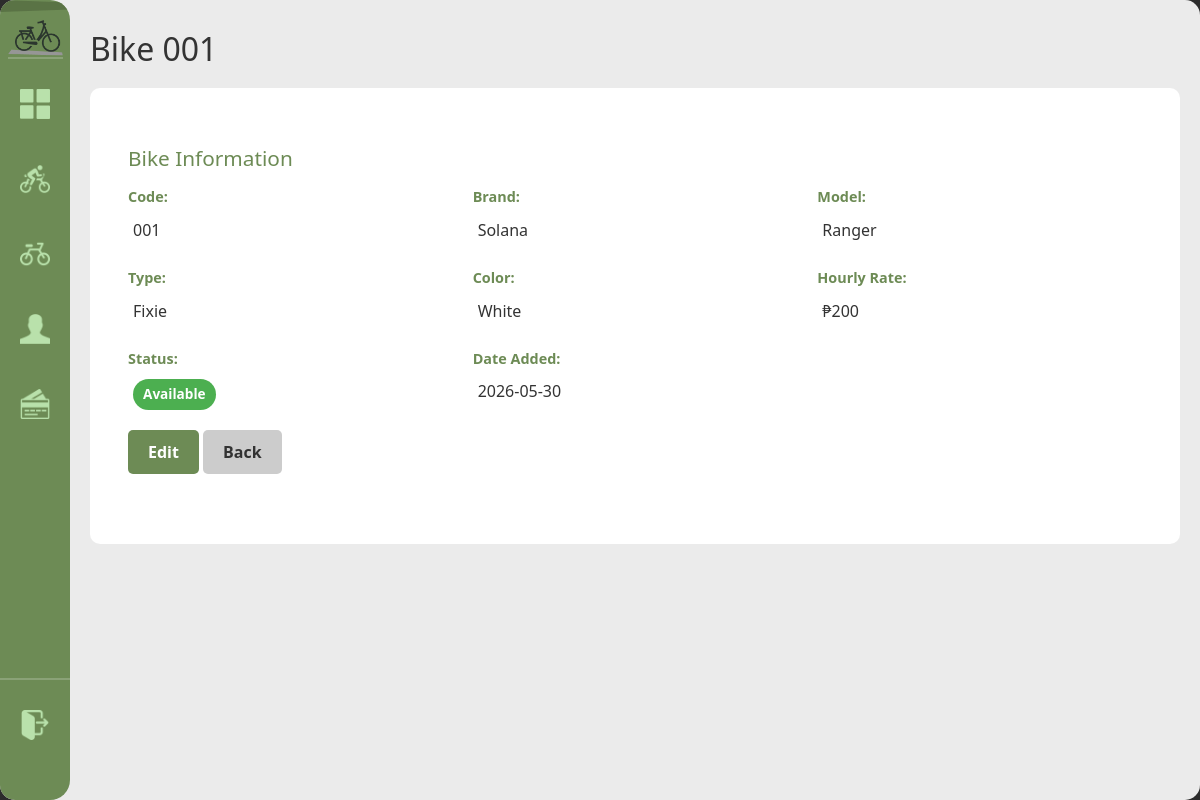
Page /bike/1 (signed in) on the earlier database version.
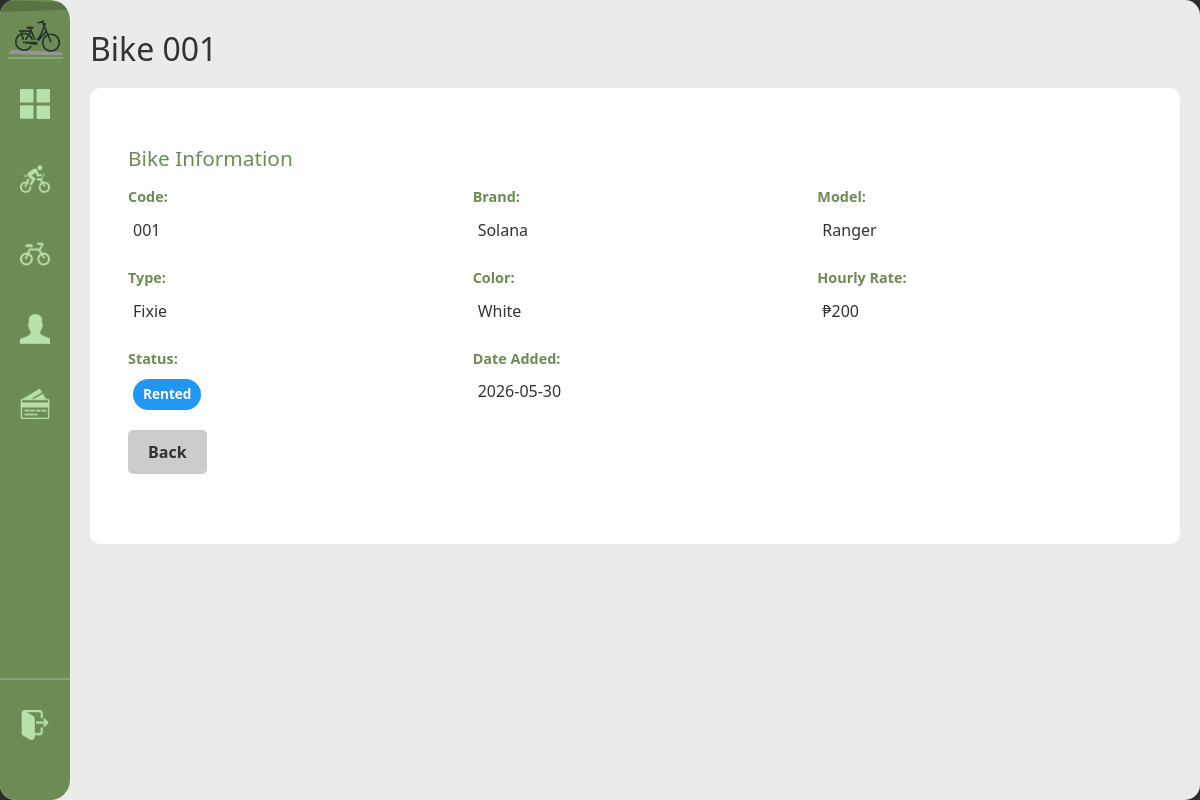
Same page on the later database version.
### tables this page shows
CREATE TABLE bike (
            bike_id INTEGER PRIMARY KEY AUTOINCREMENT,
            bike_code TEXT NOT NULL UNIQUE,
            brand TEXT NOT NULL, model TEXT NOT NULL,
            color TEXT NOT NULL,
            bike_rate DECIMAL(8,2) NOT NULL DEFAULT 0,
            type TEXT NOT NULL DEFAULT 'standard',
            status TEXT NOT NULL DEFAULT 'available' CHECK(status IN('available','rented','retired')),
            date_added DATE NOT NULL DEFAULT(date('now','localtime'))
        );

### handlers/bike_routes.py (the view)
@bikes_bp.route('/bike/<int:bid>')
@login_required
def bike_detail(bid):
    bike = database.get().get_bike(bid)
    return render_template('bike_detail.html', bike=bike)

### app.py (called while the page is built)
def get_sidebar_state():
    return request.cookies.get('sidebarState') == 'expanded'

@app.context_processor
def inject_sidebar_state():
    return dict(sidebar_expanded=get_sidebar_state())

@app.context_processor
def inject_current_staff():
    staff = current_staff()
    return dict(current_staff=staff, is_admin=staff and staff.get("role") == "admin")

### modules/auth.py (called while the page is built)
def login_required(view):
    @wraps(view)
    def wrapped(*args, **kwargs):
        if not session.get("staff_id"):
            return redirect(url_for("login"))
        return view(*args, **kwargs)
    return wrapped

def current_staff():
    if not session.get("staff_id"):
        return None
    return {
        "staff_id": session.get("staff_id"),
        "username": session.get("username"),
        "first_name": session.get("first_name"),
        "last_name": session.get("last_name"),
        "role": session.get("role"),
    }

### modules/database.py (called while the page is built)
def get():
    if not db: init()
    return db

    def get_bike(self, bid):
        r = self.conn.execute("SELECT * FROM bike WHERE bike_id=?", (bid,)).fetchone()
        return dict(r) if r else None

### templates/bike_detail.html (shortened to what this page needs)
{% extends "base.html" %}
{% block content %}
<h1>Bike {{ bike['bike_code'] }}</h1>
<div class="detail-container">
    <div class="detail-section">
        <h2>Bike Information</h2>
        <div class="detail-grid">
            <div class="detail-item">
                <span class="label">Code:</span>
                <span class="value">{{ bike['bike_code'] }}</span>
            </div>
            <div class="detail-item">
                <span class="label">Brand:</span>
                <span class="value">{{ bike['brand'] }}</span>
            </div>
            <div class="detail-item">
                <span class="label">Model:</span>
                <span class="value">{{ bike['model'] }}</span>
            </div>
            <div class="detail-item">
                <span class="label">Type:</span>
                <span class="value">{{ bike['type'] }}</span>
            </div>
            <div class="detail-item">
                <span class="label">Color:</span>
                <span class="value">{{ bike['color'] }}</span>
            </div>
            <div class="detail-item">
                <span class="label">Hourly Rate:</span>
                <span class="value">₱{{ bike['bike_rate'] }}</span>
            </div>
            <div class="detail-item">
                <span class="label">Status:</span>
                <span class="value"><span class="status-badge status-{{ bike['status'] }}">{{ bike['status'].replace('_', ' ').title() }}</span></span>
            </div>
            <div class="detail-item">
                <span class="label">Date Added:</span>
                <span class="value">{{ bike['date_added'] }}</span>
            </div>
        </div>
        <div class="actions">
            {% if bike['status'] != 'rented' %}
            <a href="{{ url_for('bikes.edit_bike', bid=bike['bike_id']) }}" class="btn-primary">Edit</a>
            {% endif %}
            <a href="{{ url_for('bikes.registry') }}" class="btn-secondary">Back</a>
        </div>
    </div>
</div>
{% endblock %}

Differences in the rows shown:
changed bike "Solana": status "available" → "rented" (drawn); status.replace "Available" → "Rented"
Other differences:
text no longer shown: "Edit"
